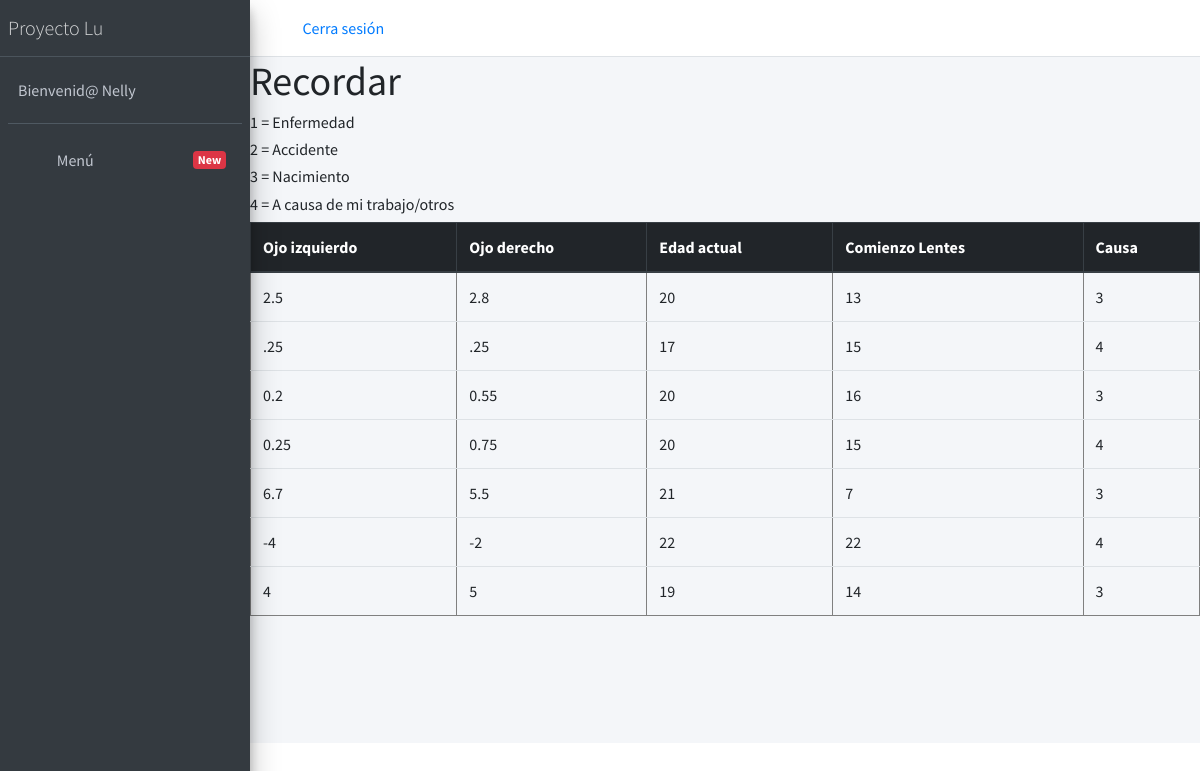
Page /sala_registros (signed in) on the earlier database version.
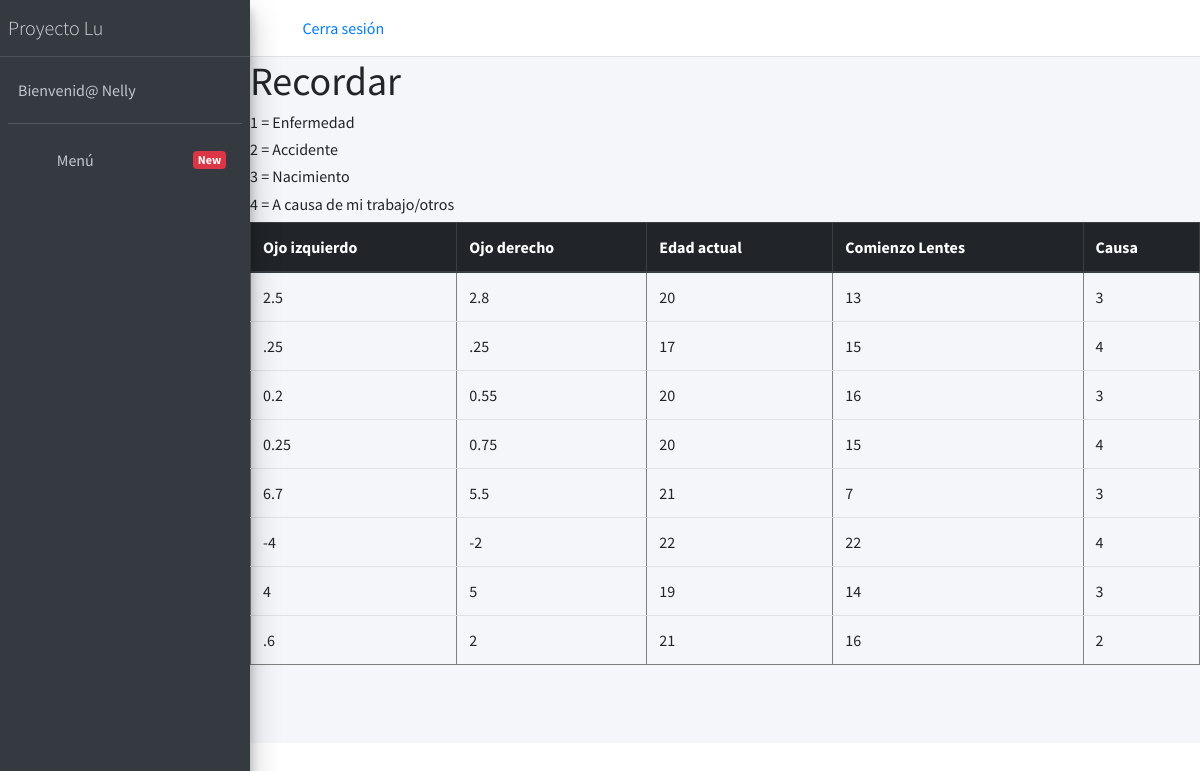
Same page on the later database version.
### administrador/models.py (models this page shows)
class DatosUsuario(models.Model):
    graduacion_ojo_izquierdo = models.CharField(max_length=10)
    graduacion_ojo_derecho = models.CharField(max_length=10)
    edad_actual = models.IntegerField()
    edad_empezo_lentes = models.IntegerField()
    causa_uso_lentes = models.IntegerField(choices = CAUSAS, blank= True)

### administrador/views.py (the view)
# urls.py: path('sala_registros', views.sala_registros, name='sala_registros'),
@login_required(login_url='/Presentacion')
def sala_registros(request):
    registros_listos= DatosUsuario.objects.filter()
    context ={
        'registros_listos' : registros_listos
    }
    return render(request, 'OtrasRutas/registros.html', context)

### templates/OtrasRutas/registros.html
{% extends 'Admin/index.html' %}
{% block opciones %}
<h1> Recordar </h1>
<h6> 1 =  Enfermedad </h6>
<h6> 2 =  Accidente </h6>
<h6> 3 =  Nacimiento </h6>
<h6> 4 =  A causa de mi trabajo/otros </h6>
{% endblock %}
{% block contenido %}
<table border="1" class="table">
    <thead class="thead-dark">
        <tr>
            <th scope="col">Ojo izquierdo</th>
            <th scope="col">Ojo derecho</th>
            <th scope="col">Edad actual</th>
            <th scope="col">Comienzo Lentes</th>
            <th scope="col">Causa</th>
        </tr>
    </thead>
    <tbody>
        {% for registro in registros_listos %}
        <tr>
            <td scope="row">{{ registro.graduacion_ojo_izquierdo }} </td>
            <td scope="row">{{ registro.graduacion_ojo_derecho }} </td>
            <td scope="row">{{ registro.edad_actual }} </td>
            <td scope="row">{{ registro.edad_empezo_lentes }} </td>
            <td scope="row">{{ registro.causa_uso_lentes }} </td>
        </tr>
        {% endfor %}
    </tbody>
</table>
{% endblock %}

Differences in the rows shown:
added DatosUsuario: graduacion_ojo_izquierdo ".6", graduacion_ojo_derecho "2", edad_actual "21", edad_empezo_lentes "16", causa_uso_lentes "2"
